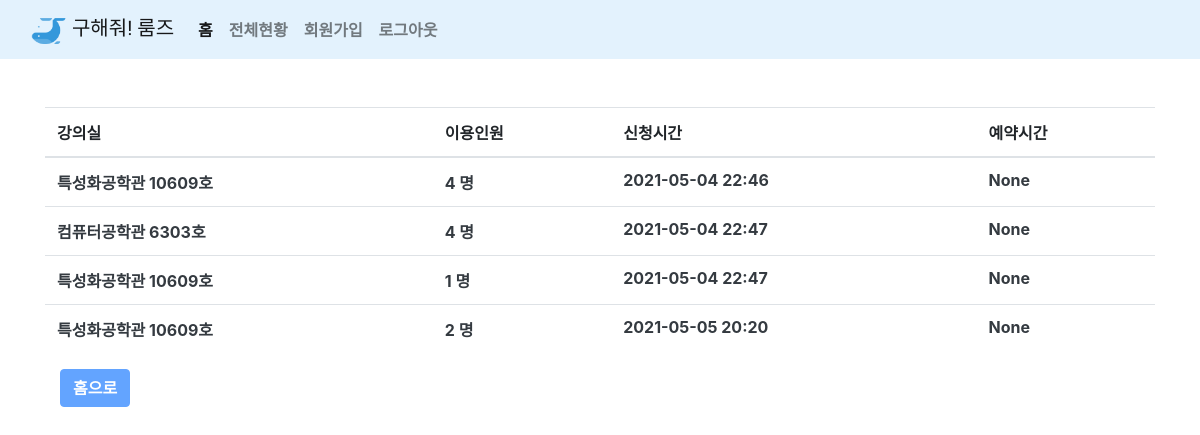
Screenshot of /orderAll/ with the database file from the repository.
### order/models.py (models this page shows, shortened)
class Order(models.Model):
    fcuser = models.ForeignKey(
        'fcuser.Fcuser', on_delete=models.CASCADE, verbose_name='사용자')
    product = models.ForeignKey(
        'product.Product', on_delete=models.CASCADE, verbose_name='상품')
    quantity = models.IntegerField(verbose_name='예약인원')
    date = models.DateTimeField(verbose_name='예약시간')
    register_date = models.DateTimeField(
        auto_now_add=True, verbose_name='등록날짜')
    class Meta:
        db_table = 'table_reservation'
        verbose_name = '예약'
        verbose_name_plural = '예약'

### product/models.py (models this page shows)
class Product(models.Model):  # 유저에 대한 정보는 외래키로 받지 않았음. 상품 생성시의 사람은 외부 공급자이고 주문하는 사람과 다르니까
    name = models.CharField(
        max_length=256, verbose_name='상품명', null=True)
    price = models.IntegerField(verbose_name='상품가격', null=True)
    description = models.TextField(verbose_name='상품설명', null=True)
    stock = models.IntegerField(verbose_name='재고', null=True)
    congestion = models.IntegerField(
        verbose_name='강의실 혼잡도', null=True)
    register_date = models.DateTimeField(
        auto_now_add=True, verbose_name='등록날짜', null=True)
    def __str__(self):
        return self.name
    class Meta:
        db_table = 'fastcampus_product'  # 이거 mysql 연동 후 이름바꾸면 안됨!!!!
        verbose_name = '상품'
        verbose_name_plural = '상품'

### order/views.py (the view)
# urls.py: path('orderAll/', OrderListAll.as_view()),
class OrderListAll(ListView):
    template_name = 'orderAll.html'
    context_object_name = 'order_list_All'
    def get_queryset(self, **kwargs):
        queryset = Order.objects.all()
        return queryset

### order/templates/orderAll.html
{% extends "base.html" %}
{% load humanize %}
{% block contents %}
<div class="row mt-5">
    <div class="col-12">
        <table class="table table-hover">
        <thead class="thead-primary">
            <tr>
            <th scope="col">강의실</th>
            <th scope="col">이용인원</th>
            <th scope="col">신청시간</th>
            <th scope="col">예약시간</th>
            </tr>
        </thead>
        <tbody class="text-dark">
            {% for order in order_list_All %}
            <tr>
            <th>{{ order.product }}</th>
            <th>{{ order.quantity|intcomma }} 명</th>
            <th>{{ order.register_date|date:'Y-m-d H:i' }}</th>
            <th>{{ order.date }}</th>
            </tr>
            {% endfor %}
        </tbody>
        </table>
    </div>
</div>
<div class="col-12">
    <button style="font-weight: bold;" class="btn btn-primary" onClick="location.href='/'">홈으로</button>
</div>
{% endblock %}

### fcuser/templates/base.html (shortened to what this page needs)
<html>
<head>
    <link rel="stylesheet" href="https://stackpath.bootstrapcdn.com/bootstrap/4.3.1/css/bootstrap.min.css"
>
    {% load static %}
    <link rel="stylesheet" href="{% static 'css.css'%}">
    <nav class="navbar navbar-expand-lg navbar-light" style="background-color: #e3f2fd;">
        <div class="container-fluid">
        <a style="font-family: 'Do Hyeon', sans-serif;" class="navbar-brand" href="/">
            <img src="{% static 'logo2.png' %}" alt="" width="36" height="30" class="d-inline-block align-text-top">
            구해줘! 룸즈
        </a>
        <div class="collapse navbar-collapse" id="navbarNavAltMarkup">
            <div class="navbar-nav">
            <a style="font-weight: bold;" class="nav-link active" aria-current="page" href="/">홈</a>
            <a style="font-weight: bold;" class="nav-link" href="/orderAll/">전체현황</a>
            <a style="font-weight: bold;" class="nav-link" href="/users/agreement/">회원가입</a>
            <a style="font-weight: bold;" class="nav-link" href="/logout/">로그아웃</a>
            </div>
        </div>
        </div>
    </nav>
</head>
<body>
    {% load mathfilters %}
    <div class="container">
        {% block contents %}
        {% endblock %}
    </div>
</body>
</html>

### static/css.css (style rules this page uses)
.btn-primary { background-color: #63a4ff; border-color: #63a4ff; color: #fff; }

### rows the page displays
Order: product "특성화공학관 10609호", quantity "4", register_date "2021-05-04 22:46", date "None"
Order: product "컴퓨터공학관 6303호", quantity "4", register_date "2021-05-04 22:47", date "None"
Order: product "특성화공학관 10609호", quantity "1", register_date "2021-05-04 22:47", date "None"
Order: product "특성화공학관 10609호", quantity "2", register_date "2021-05-05 20:20", date "None"
